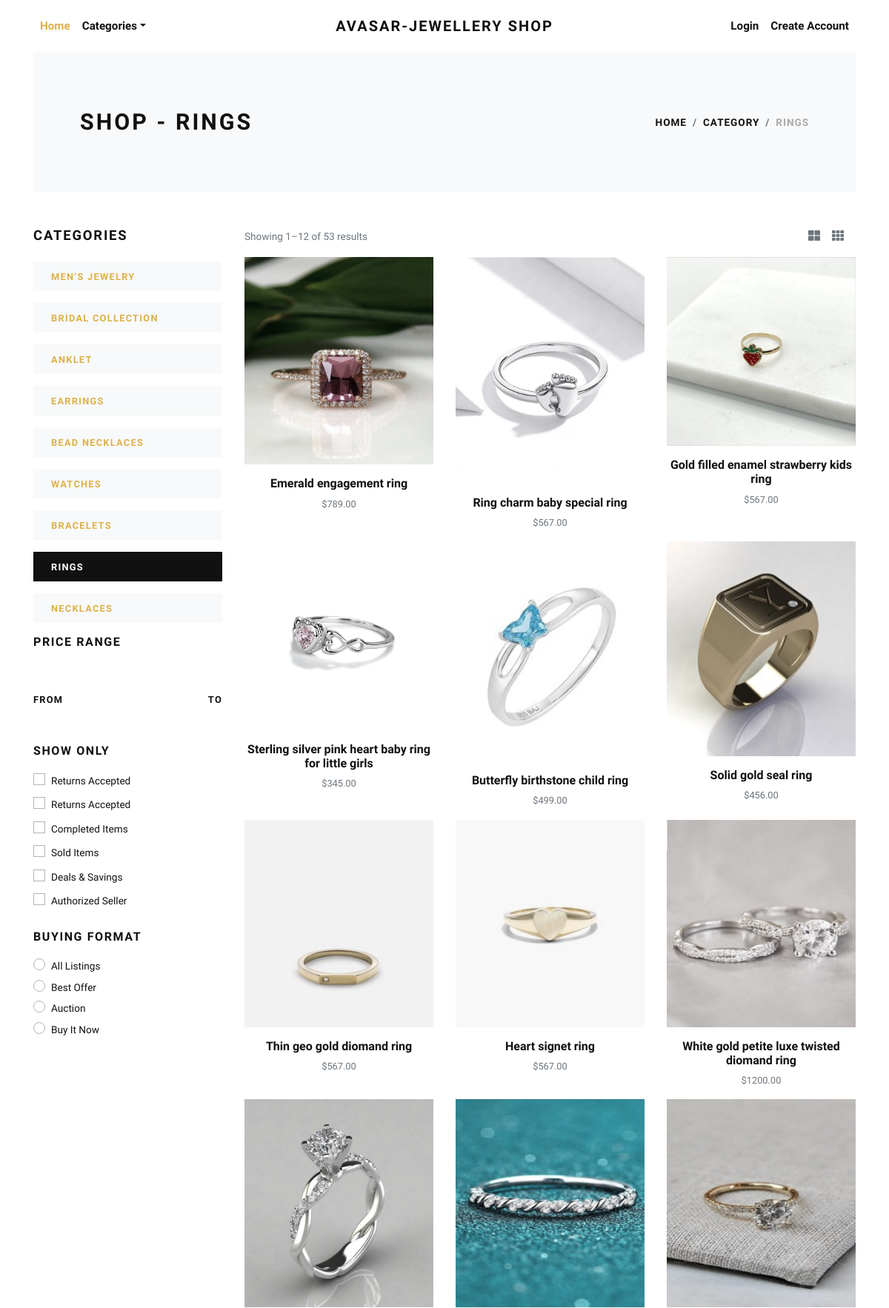
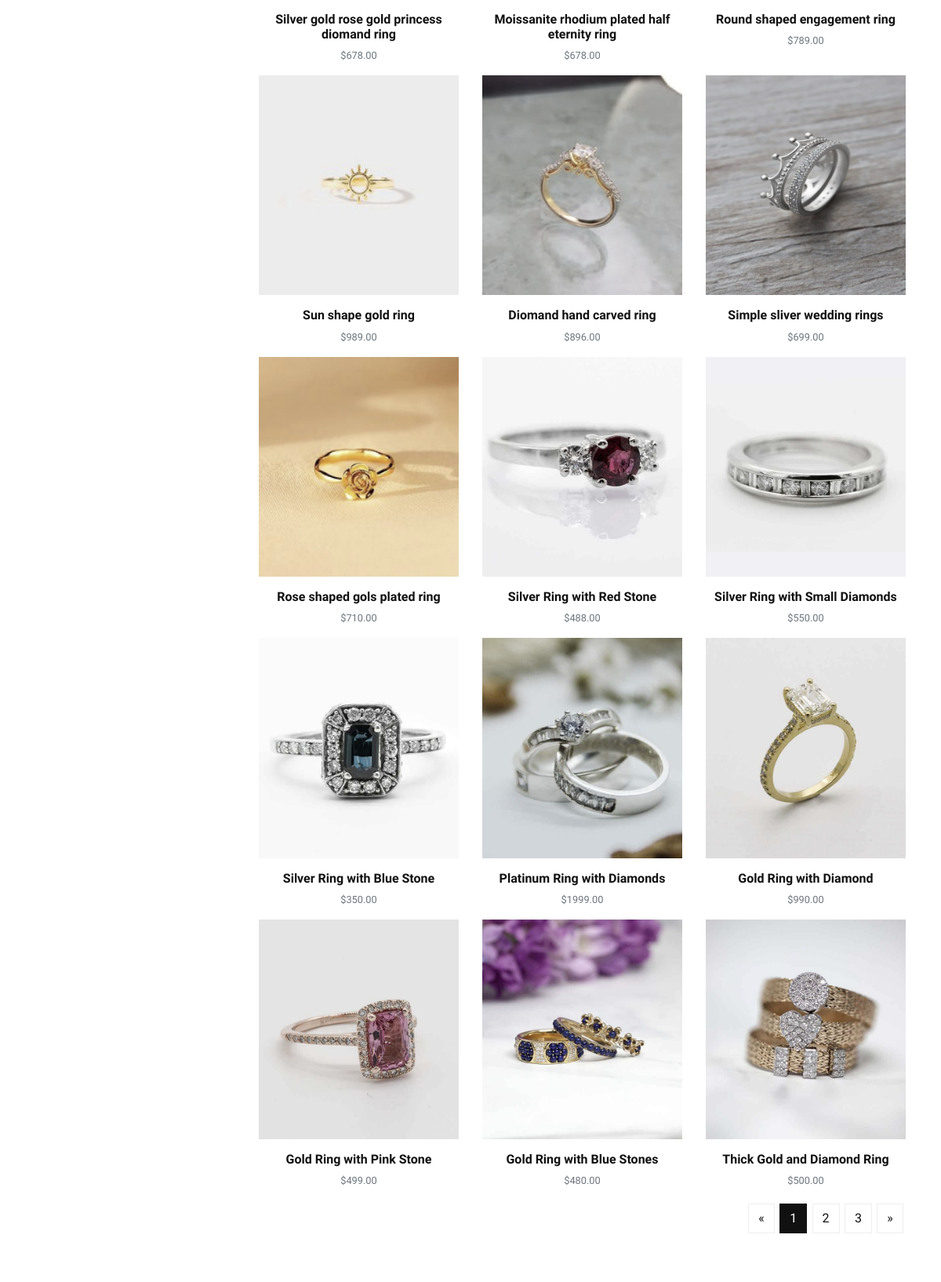
The page /rings/ (upper part) on the database its author committed (2 pictures, top to bottom).
### store/models.py (models this page shows, shortened)
class Category(models.Model):
    title = models.CharField(max_length=50, verbose_name="Category Title")
    slug = models.SlugField(max_length=55, verbose_name="Category Slug")
    description = models.TextField(blank=True, verbose_name="Category Description")
    category_image = models.ImageField(upload_to='category', blank=True, null=True, verbose_name="Category Image")
    is_active = models.BooleanField(verbose_name="Is Active?")
    is_featured = models.BooleanField(verbose_name="Is Featured?")
    created_at = models.DateTimeField(auto_now_add=True, verbose_name="Created Date")
    updated_at = models.DateTimeField(auto_now=True, verbose_name="Updated Date")
    class Meta:
        verbose_name_plural = 'Categories'
        ordering = ('-created_at', )

class Product(models.Model):
    title = models.CharField(max_length=150, verbose_name="Product Title")
    slug = models.SlugField(max_length=160, verbose_name="Product Slug")
    sku = models.CharField(max_length=255, unique=True, verbose_name="Unique Product ID (SKU)")
    short_description = models.TextField(verbose_name="Short Description")
    detail_description = models.TextField(blank=True, null=True, verbose_name="Detail Description")
    product_image = models.ImageField(upload_to='product', blank=True, null=True, verbose_name="Product Image")
    price = models.DecimalField(max_digits=8, decimal_places=2)
    category = models.ForeignKey(Category, verbose_name="Product Categoy", on_delete=models.CASCADE)
    is_active = models.BooleanField(verbose_name="Is Active?")
    is_featured = models.BooleanField(verbose_name="Is Featured?")
    created_at = models.DateTimeField(auto_now_add=True, verbose_name="Created Date")
    updated_at = models.DateTimeField(auto_now=True, verbose_name="Updated Date")
    class Meta:
        verbose_name_plural = 'Products'
        ordering = ('-created_at', )

### store/views.py (the view)
# urls.py: path('<slug:slug>/', views.category_products, name="category-products"),
def category_products(request, slug):
    category = get_object_or_404(Category, slug=slug)
    products = Product.objects.filter(is_active=True, category=category)
    categories = Category.objects.filter(is_active=True)
    context = {
        'category': category,
        'products': products,
        'categories': categories,
    }
    return render(request, 'store/category_products.html', context)

### store/context_preprocessors.py (called while the page is built)
def store_menu(request):
    categories = Category.objects.filter(is_active=True)
    context = {
        'categories_menu': categories,
    }
    return context

def cart_menu(request):
    if request.user.is_authenticated:
        cart_items= Cart.objects.filter(user=request.user)
        context = {
            'cart_items': cart_items,
        }
    else:
        context = {}
    return context

### templates/store/category_products.html (shortened to what this page needs)
{% extends 'base.html' %}
{% load static %}
    {% block content %}
      <div class="container">
        <section class="py-5 bg-light">
          <div class="container">
            <div class="row px-4 px-lg-5 py-lg-4 align-items-center">
              <div class="col-lg-6">
                <h1 class="h2 text-uppercase mb-0">Shop - {{category.title}}</h1>
              </div>
              <div class="col-lg-6 text-lg-right">
                <nav aria-label="breadcrumb">
                  <ol class="breadcrumb justify-content-lg-end mb-0 px-0">
                    <li class="breadcrumb-item"><a href="{% url 'store:home' %}">Home</a></li>
                    <li class="breadcrumb-item"><a href="{% url 'store:all-categories' %}">Category</a></li>
                    <li class="breadcrumb-item active" aria-current="page">{{category.title}}</li>
                  </ol>
                </nav>
              </div>
            </div>
          </div>
        </section>
        <section class="py-5">
          <div class="container p-0">
            <div class="row">
              <div class="col-lg-3 order-2 order-lg-1">
                <h5 class="text-uppercase mb-4">Categories</h5>
                {% if categories %}
                  {% for cat in categories %}
                    <a href="{% url 'store:category-products' cat.slug %}">
                      <div class="py-2 px-4 {% if category == cat %}bg-dark text-white {% else %}bg-light{% endif %} mb-3">
                        <strong class="small text-uppercase font-weight-bold">{{cat.title}}</strong>
                      </div>
                    </a>
                  {% endfor %}
                {% endif %}
                <h6 class="text-uppercase mb-4">Price range</h6>
                <div class="price-range pt-4 mb-5">
                  <div class="row pt-2">
                    <div class="col-6"><strong class="small font-weight-bold text-uppercase">From</strong></div>
                    <div class="col-6 text-right"><strong class="small font-weight-bold text-uppercase">To</strong></div>
                  </div>
                </div>
                <h6 class="text-uppercase mb-3">Show only</h6>
                <div class="custom-control custom-checkbox mb-1">
                  <label class="custom-control-label text-small" for="customCheck1">Returns Accepted</label>
                </div>
                <div class="custom-control custom-checkbox mb-1">
                  <label class="custom-control-label text-small" for="customCheck2">Returns Accepted</label>
                </div>
                <div class="custom-control custom-checkbox mb-1">
                  <label class="custom-control-label text-small" for="customCheck3">Completed Items</label>
                </div>
                <div class="custom-control custom-checkbox mb-1">
                  <label class="custom-control-label text-small" for="customCheck4">Sold Items</label>
                </div>
                <div class="custom-control custom-checkbox mb-1">
                  <label class="custom-control-label text-small" for="customCheck5">Deals &amp; Savings</label>
                </div>
                <div class="custom-control custom-checkbox mb-4">
                  <label class="custom-control-label text-small" for="customCheck6">Authorized Seller</label>
                </div>
                <h6 class="text-uppercase mb-3">Buying format</h6>
                <div class="custom-control custom-radio">
                  <label class="custom-control-label text-small" for="customRadio1">All Listings</label>
                </div>
                <div class="custom-control custom-radio">
                  <label class="custom-control-label text-small" for="customRadio2">Best Offer</label>
                </div>
                <div class="custom-control custom-radio">
                  <label class="custom-control-label text-small" for="customRadio3">Auction</label>
                </div>
                <div class="custom-control custom-radio">
                  <label class="custom-control-label text-small" for="customRadio4">Buy It Now</label>
                </div>
              </div>
              <div class="col-lg-9 order-1 order-lg-2 mb-5 mb-lg-0">
                <div class="row mb-3 align-items-center">
                  <div class="col-lg-6 mb-2 mb-lg-0">
                    <p class="text-small text-muted mb-0">Showing 1–12 of 53 results</p>
                  </div>
                  <div class="col-lg-6">
                    <ul class="list-inline d-flex align-items-center justify-content-lg-end mb-0">
                      <li class="list-inline-item text-muted mr-3"><a class="reset-anchor p-0" href="#"><i class="fas fa-th-large"></i></a></li>
                      <li class="list-inline-item text-muted mr-3"><a class="reset-anchor p-0" href="#"><i class="fas fa-th"></i></a></li>
                    </ul>
                  </div>
                </div>
                <div class="row">
                  {% if products %}
                    {% for product in products %}
                      <div class="col-lg-4 col-sm-6">
                        <div class="product text-center">
                          <div class="mb-3 position-relative">
                            <a class="d-block" href="{% url 'store:product-detail' product.slug %}">
                              {% if product.product_image %}
                                <img class="img-fluid w-100" src="{{product.product_image.url}}" alt="{{product.title}}">
                              {% else %}
                                <img class="img-fluid w-100" src="{% static 'img/product-1.jpg' %}" alt="{{product.title}}">
                              {% endif %}
                            </a>
                          </div>
                          <h6> <a class="reset-anchor" href="{% url 'store:product-detail' product.slug %}">{{product.title}}</a></h6>
                          <p class="small text-muted">${{product.price}}</p>
                        </div>
                      </div>
                    {% endfor %}
                  {% endif %}
                </div>
                <nav aria-label="Page navigation example">
                  <ul class="pagination justify-content-center justify-content-lg-end">
                    <li class="page-item"><a class="page-link" href="#" aria-label="Previous"><span aria-hidden="true">«</span></a></li>
                    <li class="page-item active"><a class="page-link" href="#">1</a></li>
                    <li class="page-item"><a class="page-link" href="#">2</a></li>
                    <li class="page-item"><a class="page-link" href="#">3</a></li>
                    <li class="page-item"><a class="page-link" href="#" aria-label="Next"><span aria-hidden="true">»</span></a></li>
                  </ul>
                </nav>
              </div>
            </div>
          </div>
        </section>
      </div>
      {% endblock content %}

### jewelryshop/static/css/style.default.css (style rules this page uses)
.text-small { font-size: 0.85rem !important; }
strong { font-weight: 700; }
.product img { -webkit-filter: grayscale(40%); filter: grayscale(40%); transition: all 0.3s; }
.text-uppercase { text-transform: uppercase; letter-spacing: 0.1em; }
.reset-anchor { color: inherit; transition: all 0.3s; }
body { font-family: "Libre Franklin", sans-serif; font-size: 1rem; font-weight: 400; line-height: 1.5; color: #111111; background-color: #fff; }
a { color: #dcb14a; text-decoration: none; }
h1, h2, h3, h4, h5, h6, .h1, .h2, .h3, .h4, .h5, .h6 { margin-bottom: 0.5rem; font-family: inherit; font-weight: 900; line-height: 1.2; color: inherit; }
h1, .h1 { font-size: 2.2rem; }
h2, .h2 { font-size: 1.9rem; }
h5, .h5 { font-size: 1.15rem; }
h6, .h6 { font-size: 1rem; }
small, .small { font-size: 80%; font-weight: 400; }
.page-item:first-child .page-link { border-top-left-radius: 0; border-bottom-left-radius: 0; }
.page-item:last-child .page-link { border-top-right-radius: 0; border-bottom-right-radius: 0; }
.page-item.active .page-link { color: #fff; background-color: #111111; border-color: #111111; }
.page-link { padding: 0.5rem 0.75rem; line-height: 1.25; color: #111111; background-color: none; border: 1px solid #eee; margin: 0.2rem; transition: all 0.3s; }
.bg-light { background-color: #f8f9fa !important; }
.bg-dark { background-color: #111111 !important; }
.custom-checkbox .custom-control-label::before { border-radius: 0; }
.custom-radio .custom-control-label::before { border-radius: 50%; }
.custom-control-label { font-weight: 400; line-height: 2.1em; cursor: pointer; }
.breadcrumb { background: #f8f9fa; }
.breadcrumb-item { font-size: 0.85rem; text-transform: uppercase; letter-spacing: 0.07em; font-weight: 900; color: #111111; }
.breadcrumb-item a { color: inherit; transition: all 0.3s; }
.breadcrumb-item.active { color: #aaa; }

### rows shown on the page
Category: title "RINGS"
Category: title "MEN’S JEWELRY"
Category: title "BRIDAL COLLECTION"
Category: title "ANKLET"
Category: title "EARRINGS"
Category: title "BEAD NECKLACES"
Category: title "WATCHES"
Category: title "BRACELETS"
Category: title "NECKLACES"
Product: product_image (picture), title "Emerald engagement ring", price "789.00"
Product: product_image (picture), title "Ring charm baby special ring", price "567.00"
Product: product_image (picture), title "Gold filled enamel strawberry kids ring", price "567.00"
Product: product_image (picture), title "Sterling silver pink heart baby ring for little girls", price "345.00"
Product: product_image (picture), title "Butterfly birthstone child ring", price "499.00"
Product: product_image (picture), title "Solid gold seal ring", price "456.00"
Product: product_image (picture), title "Thin geo gold diomand ring", price "567.00"
Product: product_image (picture), title "Heart signet ring", price "567.00"
Product: product_image (picture), title "White gold petite luxe twisted diomand ring", price "1200.00"
Product: product_image (picture), title "Silver gold rose gold princess diomand ring", price "678.00"
Product: product_image (picture), title "Moissanite rhodium plated half eternity ring", price "678.00"
Product: product_image (picture), title "Round shaped engagement ring", price "789.00"
Product: product_image (picture), title "Sun shape gold ring", price "989.00"
Product: product_image (picture), title "Diomand hand carved ring", price "896.00"
Product: product_image (picture), title "Simple sliver wedding rings", price "699.00"
Product: product_image (picture), title "Rose shaped gols plated ring", price "710.00"
Product: product_image (picture), title "Silver Ring with Red Stone", price "488.00"
Product: product_image (picture), title "Silver Ring with Small Diamonds", price "550.00"
Product: product_image (picture), title "Silver Ring with Blue Stone", price "350.00"
Product: product_image (picture), title "Platinum Ring with Diamonds", price "1999.00"
Product: product_image (picture), title "Gold Ring with Diamond", price "990.00"
Product: product_image (picture), title "Gold Ring with Pink Stone", price "499.00"
Product: product_image (picture), title "Gold Ring with Blue Stones", price "480.00"
Product: product_image (picture), title "Thick Gold and Diamond Ring", price "500.00"
